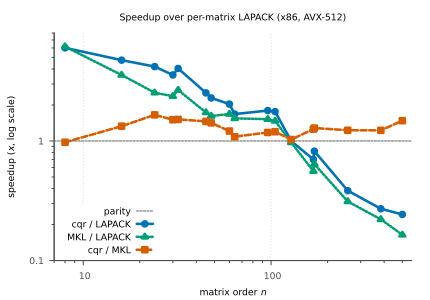

Here is the gnuplot script that generated this plot:
# Speedup over the per-matrix LAPACK baseline vs matrix order (x86 / AVX-512).
# The guide line at 1.0 marks parity with the baseline.
# Run from the report/ directory:  gnuplot figures/speedup_x86.gp
load 'figures/common.gp'
set output 'figures/speedup_x86.pdf'

set title "Speedup over per-matrix LAPACK (x86, AVX-512)"
set logscale x
set logscale y
set xlabel "matrix order {/:Italic n}"
set ylabel "speedup ({/:Italic x}, log scale)"
set xrange [7:560]
set yrange [0.1:8]
set key bottom left

plot \
  1.0 with lines ls 9 title 'parity', \
  'data/geqrf_x86.dat' using 1:6 with linespoints ls 1 title 'cqr / LAPACK', \
  ''                   using 1:7 with linespoints ls 3 title 'MKL / LAPACK', \
  ''                   using 1:8 with linespoints ls 2 title 'cqr / MKL'
